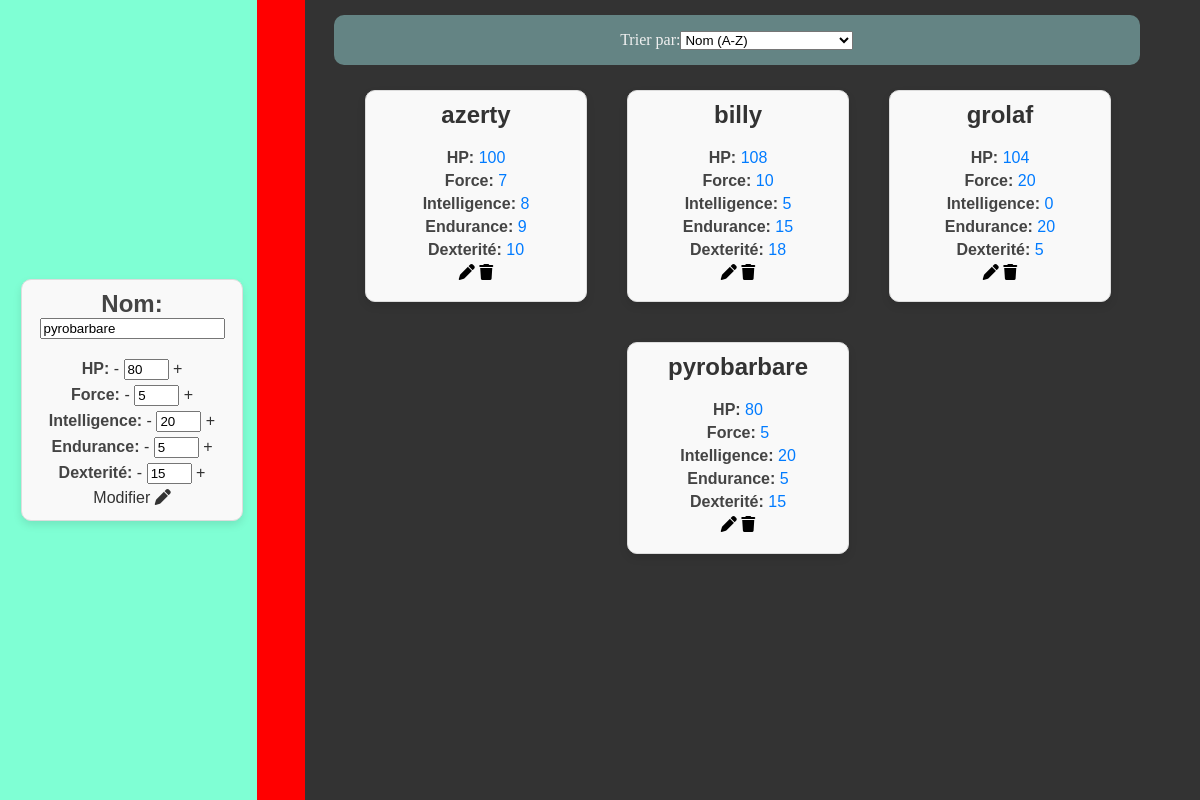
The app's page /index.php?edit_id=5 with its own data.
### tables this page shows
CREATE TABLE IF NOT EXISTS `t_champion` (
  `id` int NOT NULL AUTO_INCREMENT,
  `name` varchar(15) NOT NULL,
  `hp` int NOT NULL,
  `force` int NOT NULL,
  `intelligence` int NOT NULL,
  `endurance` int NOT NULL,
  `dexterité` int NOT NULL,
  PRIMARY KEY (`id`)
);

### class/data.class.php (called while the page is built, shortened)
<?php
class Data{
    private $pdo = null;
    private $host = "127.0.0.1";
    private $name_bdd = "NAME_BDD";
    private $user_bdd = "root";
    private $password_bdd = "";
    private $error_serveur = "Erreur lors de la connexion au serveur.";
    public function __construct(){
        try {
            $dsn = "mysql:host={$this->host};dbname={$this->name_bdd};charset=utf8mb4";
            $this->pdo = new PDO($dsn, $this->user_bdd, $this->password_bdd);
            $this->pdo->setAttribute(PDO::ATTR_ERRMODE, PDO::ERRMODE_EXCEPTION);
            $this->pdo->exec("SET CHARACTER SET 'utf8mb4';");
            $this->pdo->exec("SET collation_connection = 'utf8mb4_general_ci';");
        } catch (PDOException $e) {
            die($this->error_serveur . " Détails: " . $e->getMessage());
        }
    }
    public function query($sql){
        try {
            if (!empty($sql)) {
                $result = $this->pdo->query($sql);
                return $result;
            }
        } catch (PDOException $e) {
            echo "Erreur dans la requête SQL : " . $e->getMessage();
            return false;
        }
    }
     public function get_data($sql, $params = []) {
        try {
            $stmt = $this->pdo->prepare($sql);
            $stmt->execute();
            return $stmt->fetchAll(PDO::FETCH_ASSOC);
        } catch (PDOException $e) {
            echo "Erreur lors de la récupération des données : " . $e->getMessage();
            return false;
        }
    }
    public function build_r_from_id($table, $id){
        $sql = "SELECT * FROM `$table` WHERE id = " . $this->pdo->quote($id) . ";";
        $result = $this->query($sql);
        if($result) {
            return $result->fetch(PDO::FETCH_ASSOC);
        }
        return false;
    }
}
?>

### home_control.php (the view, shortened to what this page needs)
<?php
$db = new Data();
$header = ' <link rel="stylesheet" href="style.css">
            <link rel="stylesheet" href="https://cdnjs.cloudflare.com/ajax/libs/font-awesome/6.0.0-beta3/css/all.min.css">
            <script src="script.js"></script>
            ';
$order_by = "c.name ASC";
$sql = 'SELECT
            c.id,
            c.name,
            c.hp,
            c.force,
            c.intelligence,
            c.endurance,
            c.dexterité
        FROM t_champion AS c
        ORDER BY ' . $order_by;
$datas_items = $db->get_data($sql);
$selected_item = null;
if (isset($_GET['edit_id']) && !empty($_GET['edit_id'])) {
    $id_item = $_GET['edit_id'];
    $selected_item = $db->build_r_from_id('t_champion', $id_item);
}
$page = '
<head>
    ' . $header . '
</head>
<body class="' . $mode . '">
<main>
<div class="admin-container">
    <div class="card">
        <form method="POST" action="index.php">
            <input type="hidden" name="update_id" value="' . ($selected_item ? $selected_item['id'] : '') . '">
            <h2><span class="stat">Nom:</span>
                <input type="text" name="name" value="' . ($selected_item ? $selected_item['name'] : '') . '">
            </h2>
            <p><span class="stat">HP:</span>
                <button type="button" onclick="modifyStat(\'hp\', -1)">-</button>
                <input type="number" id="hp" name="hp" value="' . ($selected_item ? $selected_item['hp'] : 0) . '" >
                <button type="button" onclick="modifyStat(\'hp\', 1)">+</button>
            </p>
            <p><span class="stat">Force:</span>
                <button type="button" onclick="modifyStat(\'force\', -1)">-</button>
                <input type="number" id="force" name="force" value="' . ($selected_item ? $selected_item['force'] : 0) . '" >
                <button type="button" onclick="modifyStat(\'force\', 1)">+</button>
            </p>
            <p><span class="stat">Intelligence:</span>
                <button type="button" onclick="modifyStat(\'intelligence\', -1)">-</button>
                <input type="number" id="intelligence" name="intelligence" value="' . ($selected_item ? $selected_item['intelligence'] : 0) . '" >
                <button type="button" onclick="modifyStat(\'intelligence\', 1)">+</button>
            </p>
            <p><span class="stat">Endurance:</span>
                <button type="button" onclick="modifyStat(\'endurance\', -1)">-</button>
                <input type="number" id="endurance" name="endurance" value="' . ($selected_item ? $selected_item['endurance'] : 0) . '" >
                <button type="button" onclick="modifyStat(\'endurance\', 1)">+</button>
            </p>
            <p><span class="stat">Dexterité:</span>
                <button type="button" onclick="modifyStat(\'dexterité\', -1)">-</button>
                <input type="number" id="dexterité" name="dexterité" value="' . ($selected_item ? $selected_item['dexterité'] : 0) . '" >
                <button type="button" onclick="modifyStat(\'dexterité\', 1)">+</button>
            </p>
            <button type="submit" class="edit-btn">' . ($selected_item ? 'Modifier <i class="fa-solid fa-pen"></i>' : ' creer <i class="fa-solid fa-plus"></i></i>') . '</button>
        </form>
    </div>
</div>
<div class="navbar">
</div>
<div class="listing-container">
<div class="sort-zone">
        <label for="sort">Trier par:</label>
    <select id="sort" onchange="applySorting()">
        <option value="name-asc">Nom (A-Z)</option>
    </select>
</div>
';
if (!empty($datas_items)) {
    foreach ($datas_items as $data_item) {
        $page .= '
        <div class="card">
            <h2>' . $data_item['name'] . '</h2>
            <p><span class="stat">HP:</span> <span class="stat-value">' . $data_item['hp'] . '</span></p>
            <p><span class="stat">Force:</span> <span class="stat-value">' . $data_item['force'] . '</span></p>
            <p><span class="stat">Intelligence:</span> <span class="stat-value">' . $data_item['intelligence'] . '</span></p>
            <p><span class="stat">Endurance:</span> <span class="stat-value">' . $data_item['endurance'] . '</span></p>
            <p><span class="stat">Dexterité:</span> <span class="stat-value">' . $data_item['dexterité'] . '</span></p>
            <div class="btn_zone">
                <a href="index.php?edit_id=' . $data_item['id'] . '" class="edit-btn">
                   <i class="fa-solid fa-pen"></i>
                </a>
                <a onclick="return confirm(\'Êtes-vous sûr de vouloir supprimer cet élément ?\')"
                   href="index.php?delete_id=' . $data_item['id'] . '"
                   class="delete-btn">
                   <i class="fa-solid fa-trash"></i>
                </a>
            </div>
        </div>
        ';
    }
}
$page .= '</div>
</main>
</body>';
echo $page;
?>

### style.css (style rules this page uses)
body { margin: 0; padding: 0; justify-content: center; }
.dark-mode { background-color: #333; color: #f0f0f0; }
main { display: flex; justify-content: space-between; }
.navbar { position: fixed; left: 21.4vw; background-color: red; width: 4vw; height: 100vh; }
button { all: unset; display: inline-block; cursor: pointer; color: #333; }
a { color: black; text-decoration: none; cursor: pointer; }
.listing-container { display: flex; flex-wrap: wrap; gap: 20px; justify-content: center; padding: 20px; width: 100%; margin-left: 23vw; padding-top: 80px; }
.sort-zone { width: 67.2vw; height: 50px; display: flex; justify-content: center; align-items: center; background-color: rgb(100, 132, 132); position: fixed; top: 15px; left: 27.8vw; border-radius: 10px; }
.card { border: 1px solid #ddd; border-radius: 10px; box-shadow: 0 4px 8px rgba(0, 0, 0, 0.1); margin: 10px; width: 200px; height: 190px; padding: 10px; text-align: center; background-color: #f9f9f9; font-family: Arial, sans-serif; }
.card h2 { margin-top: 0; font-size: 24px; color: #333; }
.card p { margin: 5px 0; font-size: 16px; color: #666; }
.card .stat { font-weight: bold; color: #444; }
.card .stat-value { color: #007BFF; }
input#hp, input#force, input#intelligence, input#endurance, input#dexterité { width: 45px; }
.admin-container, .player-container { height: 200px; display: flex; flex-direction: column; justify-content: center; align-items: center; background-color: aquamarine; width: 22vw; height: 100vh; position: fixed; }
.admin-container div.card, .player-container div.card { height: 220px; }

### records on screen
t_champion: name "pyrobarbare", hp "80", force "5", intelligence "20", endurance "5", dexterité "15"
t_champion: name "azerty", hp "100", force "7", intelligence "8", endurance "9", dexterité "10"
t_champion: name "billy", hp "108", force "10", intelligence "5", endurance "15", dexterité "18"
t_champion: name "grolaf", hp "104", force "20", intelligence "0", endurance "20", dexterité "5"
